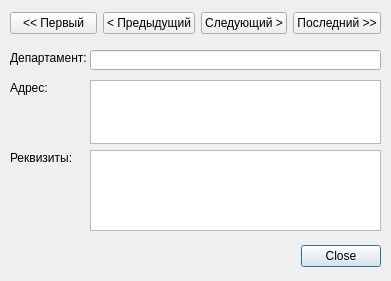
<?xml version="1.0" encoding="UTF-8"?>
<ui version="4.0">
 <class>DepartControlDialog</class>
 <widget class="QDialog" name="DepartControlDialog">
  <property name="geometry">
   <rect>
    <x>0</x>
    <y>0</y>
    <width>391</width>
    <height>281</height>
   </rect>
  </property>
  <property name="windowTitle">
   <string>Dialog</string>
  </property>
  <widget class="QDialogButtonBox" name="buttonBox">
   <property name="geometry">
    <rect>
     <x>10</x>
     <y>240</y>
     <width>371</width>
     <height>32</height>
    </rect>
   </property>
   <property name="orientation">
    <enum>Qt::Horizontal</enum>
   </property>
   <property name="standardButtons">
    <set>QDialogButtonBox::Close</set>
   </property>
  </widget>
  <widget class="QLineEdit" name="nameEdit">
   <property name="geometry">
    <rect>
     <x>90</x>
     <y>50</y>
     <width>291</width>
     <height>20</height>
    </rect>
   </property>
  </widget>
  <widget class="QPlainTextEdit" name="addressEdit">
   <property name="geometry">
    <rect>
     <x>90</x>
     <y>80</y>
     <width>291</width>
     <height>64</height>
    </rect>
   </property>
  </widget>
  <widget class="QPlainTextEdit" name="accessoriesEdit">
   <property name="geometry">
    <rect>
     <x>90</x>
     <y>150</y>
     <width>291</width>
     <height>81</height>
    </rect>
   </property>
  </widget>
  <widget class="QLabel" name="nameLabel">
   <property name="geometry">
    <rect>
     <x>10</x>
     <y>50</y>
     <width>81</width>
     <height>16</height>
    </rect>
   </property>
   <property name="text">
    <string>Департамент:</string>
   </property>
  </widget>
  <widget class="QLabel" name="addressLabel">
   <property name="geometry">
    <rect>
     <x>10</x>
     <y>80</y>
     <width>81</width>
     <height>16</height>
    </rect>
   </property>
   <property name="text">
    <string>Адрес:</string>
   </property>
  </widget>
  <widget class="QLabel" name="accessoriesLabel">
   <property name="geometry">
    <rect>
     <x>10</x>
     <y>150</y>
     <width>81</width>
     <height>16</height>
    </rect>
   </property>
   <property name="text">
    <string>Реквизиты:</string>
   </property>
  </widget>
  <widget class="QWidget" name="layoutWidget">
   <property name="geometry">
    <rect>
     <x>10</x>
     <y>10</y>
     <width>371</width>
     <height>27</height>
    </rect>
   </property>
   <layout class="QHBoxLayout" name="horizontalLayout">
    <item>
     <widget class="QPushButton" name="firstBtn">
      <property name="text">
       <string>&lt;&lt; Первый</string>
      </property>
     </widget>
    </item>
    <item>
     <widget class="QPushButton" name="previousBtn">
      <property name="text">
       <string>&lt; Предыдущий</string>
      </property>
     </widget>
    </item>
    <item>
     <widget class="QPushButton" name="nextBtn">
      <property name="text">
       <string>Следующий &gt;</string>
      </property>
     </widget>
    </item>
    <item>
     <widget class="QPushButton" name="lastBtn">
      <property name="text">
       <string>Последний &gt;&gt;</string>
      </property>
     </widget>
    </item>
   </layout>
  </widget>
 </widget>
 <resources/>
 <connections>
  <connection>
   <sender>buttonBox</sender>
   <signal>accepted()</signal>
   <receiver>DepartControlDialog</receiver>
   <slot>accept()</slot>
   <hints>
    <hint type="sourcelabel">
     <x>248</x>
     <y>254</y>
    </hint>
    <hint type="destinationlabel">
     <x>157</x>
     <y>274</y>
    </hint>
   </hints>
  </connection>
  <connection>
   <sender>buttonBox</sender>
   <signal>rejected()</signal>
   <receiver>DepartControlDialog</receiver>
   <slot>reject()</slot>
   <hints>
    <hint type="sourcelabel">
     <x>316</x>
     <y>260</y>
    </hint>
    <hint type="destinationlabel">
     <x>286</x>
     <y>274</y>
    </hint>
   </hints>
  </connection>
 </connections>
</ui>
